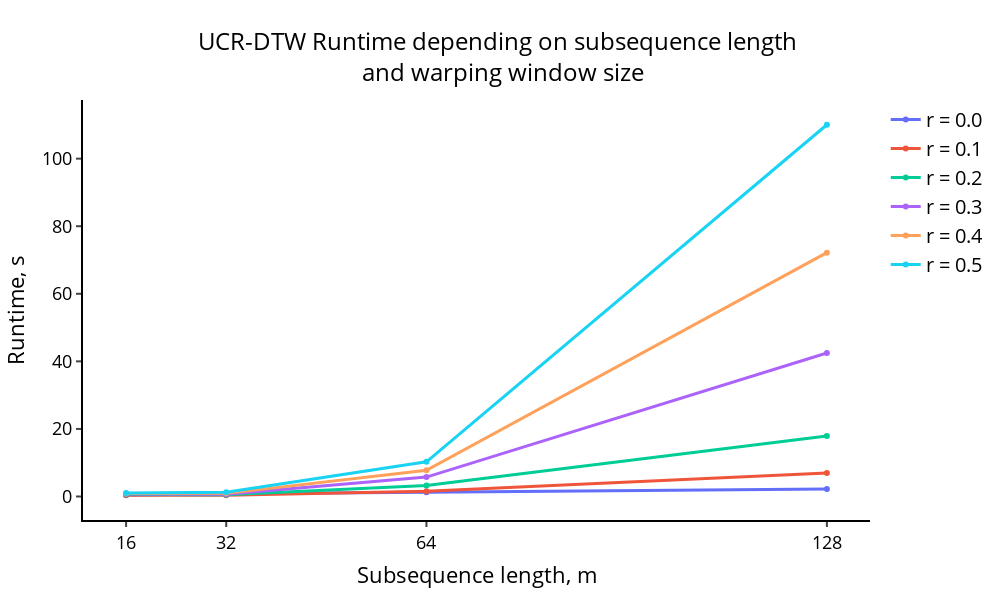

Notebook cell for this chart:
### Markdown cell above
Постройте график зависимости времени выполнения алгоритма UCR-DTW от длины образца поиска и ширины полосы Сако–Чиба.

### Code cell
x_title = 'Subsequence length, m'
y_title = 'Runtime, s'
plot_title = 'UCR-DTW Runtime depending on subsequence length <br> and warping window size'
trace_titles = np.array([f'r = {r}' for r in r_list])


mplot2d(m_list, ucr_dtw_times, plot_title, x_title, y_title, trace_titles)

### Figure 1 — Plotly figure (JSON) as saved in the notebook; plotly's stock layout.template omitted (floating-point values rounded to 4 significant figures)
{"data": [{"line": {"width": 3}, "name": "r = 0.0", "type": "scatter", "x": [16, 32, 64, 128], "y": [0.427, 0.7826, 1.241, 2.234]}, {"line": {"width": 3}, "name": "r = 0.1", "type": "scatter", "x": [16, 32, 64, 128], "y": [0.3975, 0.3698, 1.518, 6.981]}, {"line": {"width": 3}, "name": "r = 0.2", "type": "scatter", "x": [16, 32, 64, 128], "y": [0.5878, 0.5059, 3.276, 17.89]}, {"line": {"width": 3}, "name": "r = 0.3", "type": "scatter", "x": [16, 32, 64, 128], "y": [0.7208, 0.6701, 5.753, 42.48]}, {"line": {"width": 3}, "name": "r = 0.4", "type": "scatter", "x": [16, 32, 64, 128], "y": [0.8773, 0.9248, 7.762, 72.17]}, {"line": {"width": 3}, "name": "r = 0.5", "type": "scatter", "x": [16, 32, 64, 128], "y": [1.03, 1.255, 10.27, 110.0]}], "layout": {"height": 600, "legend": {"font": {"color": "black", "size": 20}}, "paper_bgcolor": "rgba(0,0,0,0)", "plot_bgcolor": "rgba(0,0,0,0)", "title": {"font": {"color": "black", "size": 24}, "text": "UCR-DTW Runtime depending on subsequence length <br> and warping window size", "x": 0.5, "xanchor": "center"}, "width": 1000, "xaxis": {"linecolor": "#000", "linewidth": 2, "showgrid": false, "tickfont": {"color": "black", "size": 18}, "ticks": "outside", "tickvals": [16, 32, 64, 128], "tickwidth": 2, "title": {"font": {"color": "black", "size": 22}, "text": "Subsequence length, m"}}, "yaxis": {"linecolor": "#000", "linewidth": 2, "showgrid": false, "tickfont": {"color": "black", "size": 18}, "ticks": "outside", "tickwidth": 2, "title": {"font": {"color": "black", "size": 22}, "text": "Runtime, s"}, "zeroline": false}}}
